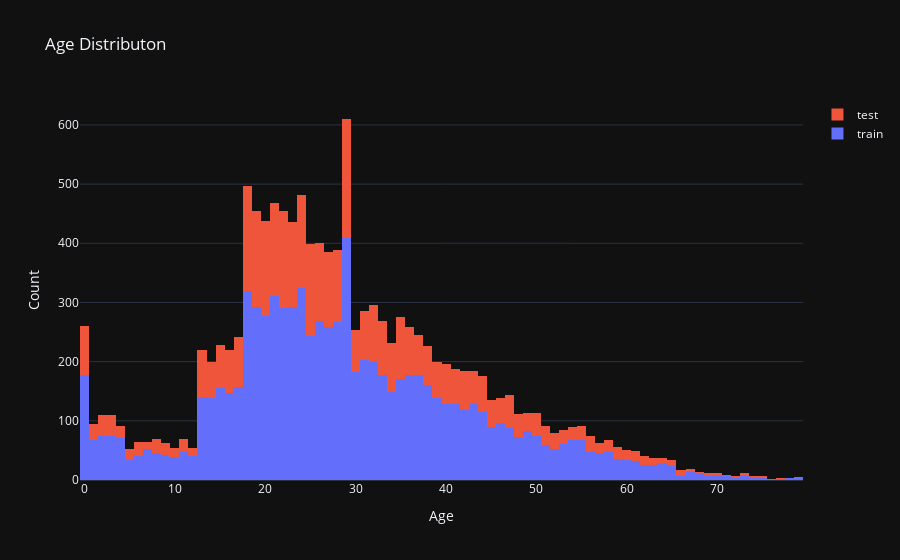

Source (notebook cell):
### Code cell
fig=go.Figure()
fig.add_trace(go.Histogram(x=train_df['Age'],name='train'))
fig.add_trace(go.Histogram(x=test_df['Age'],name='test'))
fig.update_layout(title_text='Age Distributon',xaxis_title_text='Age',yaxis_title_text='Count',barmode='stack')
fig.show()

### Figure 1 — Plotly figure (JSON) as saved in the notebook; plotly's stock layout.template omitted (floating-point values rounded to 4 significant figures; data arrays with more than 128 entries replaced by an {"elided": "..."} marker saying what was removed)
{"data": [{"name": "train", "type": "histogram", "x": {"elided": "8693 float values"}}, {"name": "test", "type": "histogram", "x": {"elided": "4277 float values"}}], "layout": {"barmode": "stack", "title": {"text": "Age Distributon"}, "xaxis": {"title": {"text": "Age"}}, "yaxis": {"title": {"text": "Count"}}}}
